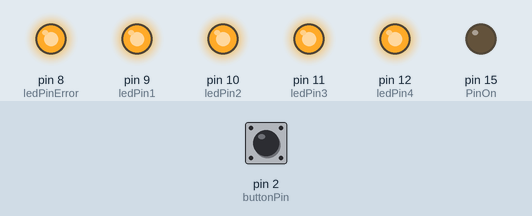
Simulated run of this sketch. Board: Arduino Uno, built with avr-gcc and run on an emulated ATmega328P. Shown: output pins drawn as LEDs (lit = HIGH). Inputs (shaded band) come from the test bench; at power-on: pin 2 (buttonPin) HIGH.

Above: at 1.2 s.
1.3 s: pin 2 (buttonPin) pulled LOW for 0.15 s
At 2.1 s:
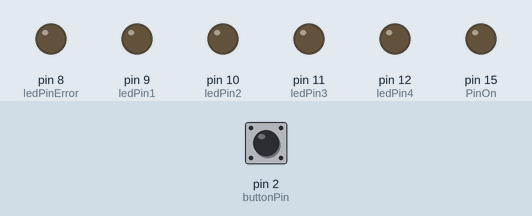
2.9 s: pin 2 (buttonPin) pulled LOW for 1 s
At 4.6 s:
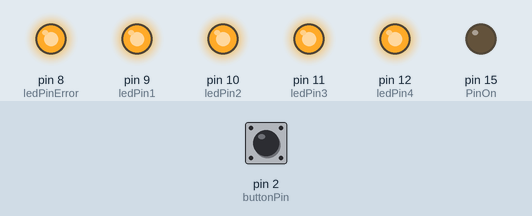
5.4 s: pin 2 (buttonPin) pulled LOW for 3.2 s
At 9.4 s:
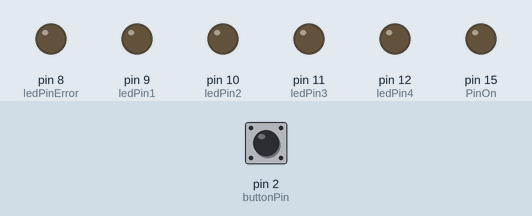
Timing chart, 0 to 10.9 s (numbered marks = the images above; inputs shaded):
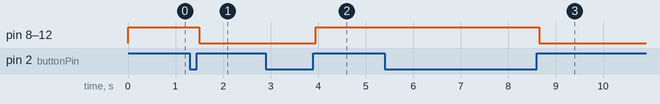

Measured:
- after the input at 1.3 s, pin 8 (ledPinError), pin 9 (ledPin1), pin 10 (ledPin2), pin 11 (ledPin3), pin 12 (ledPin4): HIGH → LOW after 0.20 s
- after the input at 2.9 s, pin 8 (ledPinError), pin 9 (ledPin1), pin 10 (ledPin2), pin 11 (ledPin3), pin 12 (ledPin4): LOW → HIGH after 1.1 s
- after the input at 5.4 s, pin 8 (ledPinError), pin 9 (ledPin1), pin 10 (ledPin2), pin 11 (ledPin3), pin 12 (ledPin4): HIGH → LOW after 3.3 s

The sketch:

SSFD_PAPR_v1.4_TEST.ino
```cpp
//PAPR_NANO V1.4.1 Test Code
//by Segasonicfan Designs
// https://www.segasonicfan.wixsite.com/vgmods
//4.15.2020

//Adapted and built off of:
 //created 21 November 2006
 //by David A. Mellis
 //modified 30 Aug 2011
 //by Limor Fried
 //modified 28 Dec 2012
 //by Mike Walters

// constants won't change. They're used here to
// set pin numbers:

const int buttonPin = 2;    // the number of the pushbutton pin PWR ON
const int ledPinError = 8;  // the number of the LED pin
const int ledPin1 = 9;  // the number of the LED pin
const int ledPin2 = 10;  // the number of the LED pin
const int ledPin3 = 11;  // the number of the LED pin
const int ledPin4 = 12;  // the number of the LED pin

// ON Signal
const int PinOn = 15; // ON signal to activate LED FET Q1

// Variables will change:
       // the current state of the output pin
int buttonState = HIGH;            // the current reading from the input pin (changed from floating to HIGHvv - SSFD)
int lastButtonState = HIGH;   // the previous reading from the input pin
int ledState = HIGH;  // the previous reading from the output pin
int PinState = LOW;  // the previous reading from the output pin

// the following variables are long's because the time, measured in miliseconds,
// will quickly become a bigger number than can be stored in an int.

long lastDebounceTime = 0;  // the last time the output pin was toggled
long debounceDelay = 50;    // the debounce time; increase if the output flickers

void setup() {
  pinMode(buttonPin, INPUT);
  pinMode(ledPinError, OUTPUT);
  pinMode(ledPin1, OUTPUT);
  pinMode(ledPin2, OUTPUT);
  pinMode(ledPin3, OUTPUT);
  pinMode(ledPin4, OUTPUT);
  pinMode(PinOn, OUTPUT);

  // set initial LED state
  digitalWrite(ledPinError, ledState);
  digitalWrite(ledPin1, ledState);
  digitalWrite(ledPin2, ledState);
  digitalWrite(ledPin3, ledState);
  digitalWrite(ledPin4, ledState);
  digitalWrite(PinOn, PinState);
}

void loop() {
  // read the state of the switch into a local variable:
  int reading = digitalRead(buttonPin);

  // check to see if you just pressed the button
  // (i.e. the input went from LOW to HIGH),  and you've waited
  // long enough since the last press to ignore any noise:

  // If the switch changed, due to noise or pressing:
  if (reading != lastButtonState) {
    // reset the debouncing timer
    lastDebounceTime = millis();
  }

  if ((millis() - lastDebounceTime) > debounceDelay) {
    // whatever the reading is at, it's been there for longer
    // than the debounce delay, so take it as the actual current state:

    // if the button state has changed:
    if (reading != buttonState) {
      buttonState = reading;

      // only toggle the LED if the new button state is HIGH
      if (buttonState == HIGH) {
        ledState = !ledState;
      }
    }
  }

  // set the LED:
  digitalWrite(ledPinError, ledState);
  digitalWrite(ledPin1, ledState);
  digitalWrite(ledPin2, ledState);
  digitalWrite(ledPin3, ledState);
  digitalWrite(ledPin4, ledState);

  // save the reading.  Next time through the loop,
  // it'll be the lastButtonState:
  lastButtonState = reading;
}
```
